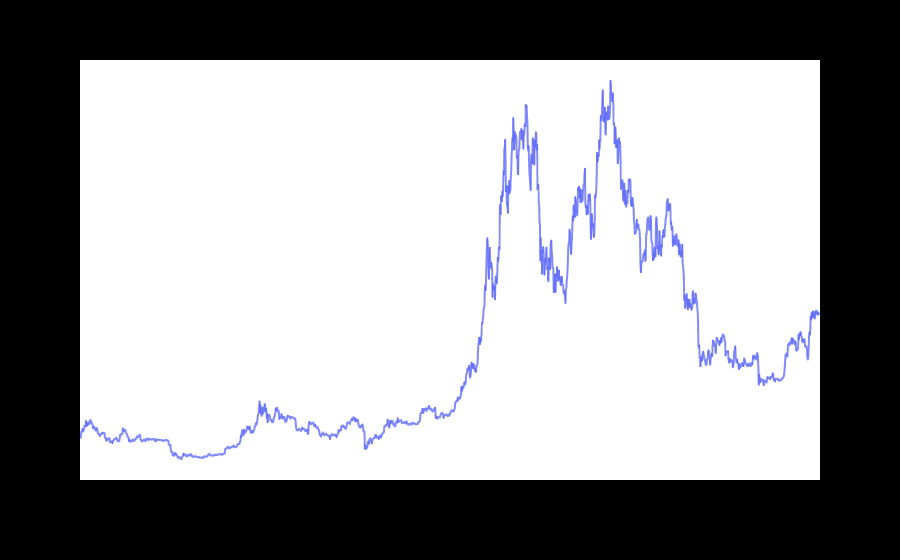

Notebook cell for this chart:
### Code cell
fig = px.line(closedf, x=closedf.Date, y=closedf.Close,labels={'date':'Date','close':'Close Stock'})
fig.update_layout({
    'plot_bgcolor': 'black',
    'paper_bgcolor': 'black'
})
fig.update_traces(marker_line_width=2, opacity=0.8, marker_line_color='orange')
fig.update_layout(title_text='Whole period of timeframe of Bitcoin close price for last 5 years', plot_bgcolor='white', 
                  font_size=15, font_color='black')
fig.update_xaxes(showgrid=False)
fig.update_yaxes(showgrid=False)
fig.show()

### Figure 1 — Plotly figure (JSON) as saved in the notebook; plotly's stock layout.template omitted (floating-point values rounded to 4 significant figures; data arrays with more than 128 entries replaced by an {"elided": "..."} marker saying what was removed)
{"data": [{"hovertemplate": "Date=%{x}<br>Close=%{y}<extra></extra>", "legendgroup": "", "line": {"color": "#636efa", "dash": "solid"}, "marker": {"line": {"color": "orange", "width": 2}, "symbol": "circle"}, "mode": "lines", "name": "", "opacity": 0.8, "showlegend": false, "type": "scattergl", "x": {"elided": "1827 str values"}, "xaxis": "x", "y": {"elided": "1827 float values"}, "yaxis": "y"}], "layout": {"font": {"color": "black", "size": 15}, "legend": {"tracegroupgap": 0}, "margin": {"t": 60}, "paper_bgcolor": "black", "plot_bgcolor": "white", "title": {"text": "Whole period of timeframe of Bitcoin close price for last 5 years"}, "xaxis": {"anchor": "y", "domain": [0, 1], "showgrid": false, "title": {"text": "Date"}}, "yaxis": {"anchor": "x", "domain": [0, 1], "showgrid": false, "title": {"text": "Close"}}}}
